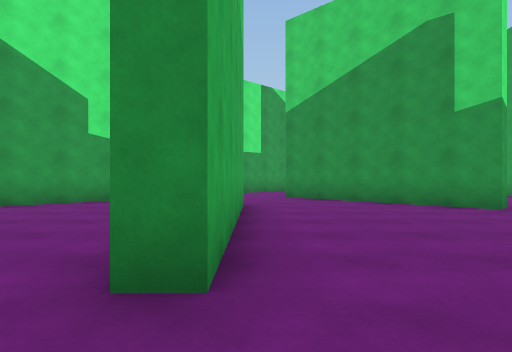
[1] (above)

17 first-person views from a walk through a 3-D level made in the Unity game engine. The camera is 1.2 m above the floor, looks level and sees 75° across. The floor is counted in squares, 2 m on a side. Each view is taken from the middle of a square. On the plan, view 1 faces up. The plan holds only what a view shows up to about 10 squares ahead; the rest is blank. The place goes on beyond the plan. The player character is not drawn.

[2]
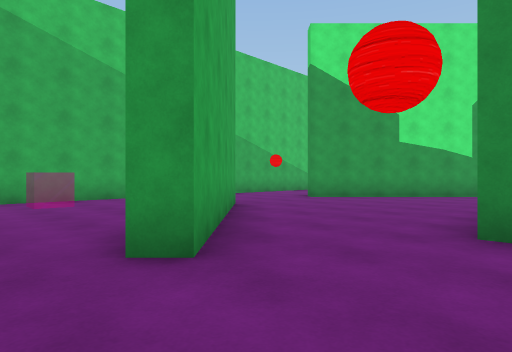

[3]
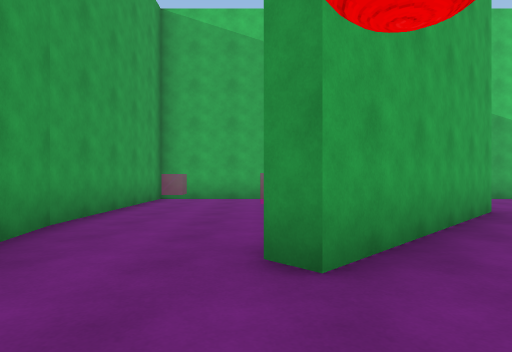

[4]
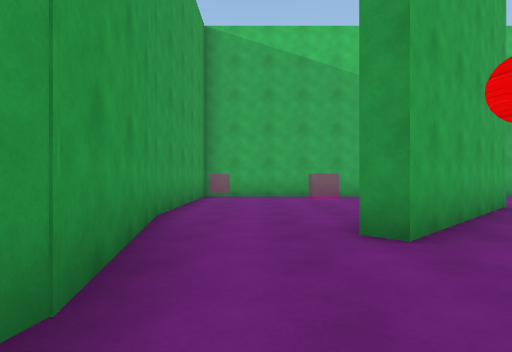

[5]
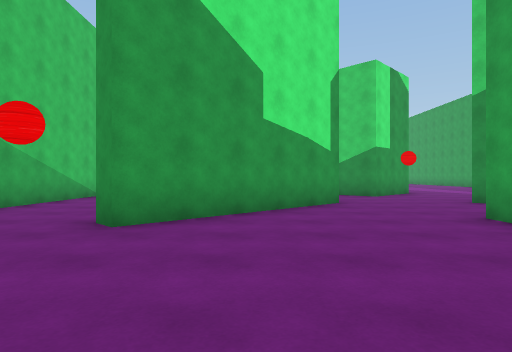

[6]
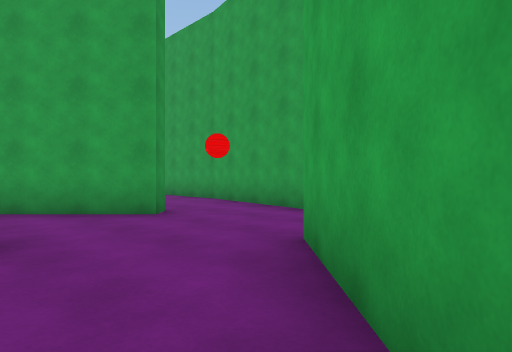

[7]
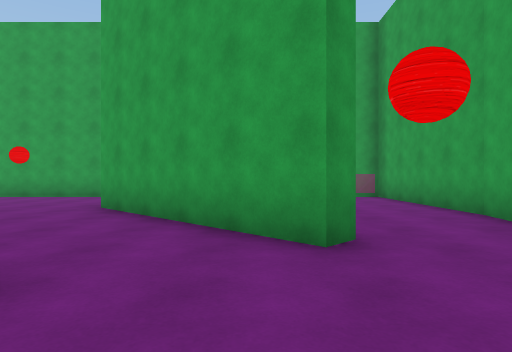

[8]
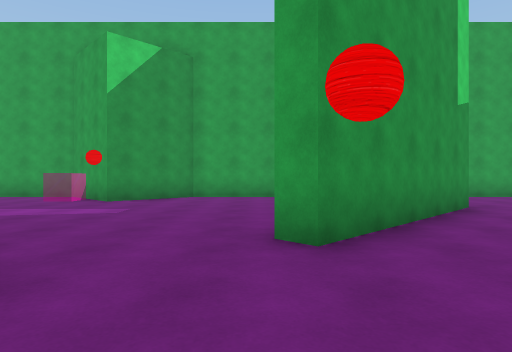

[9]
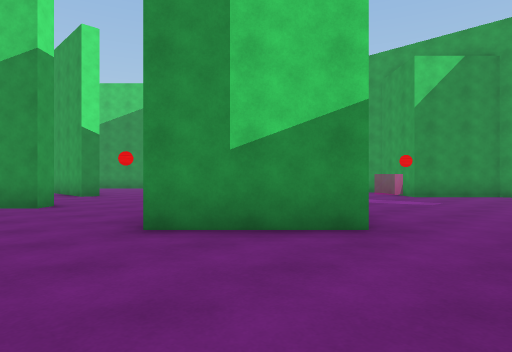

[10]
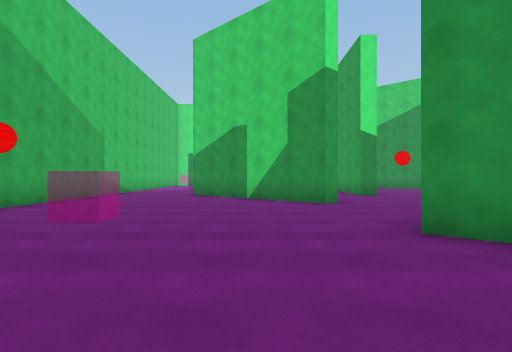

[11]
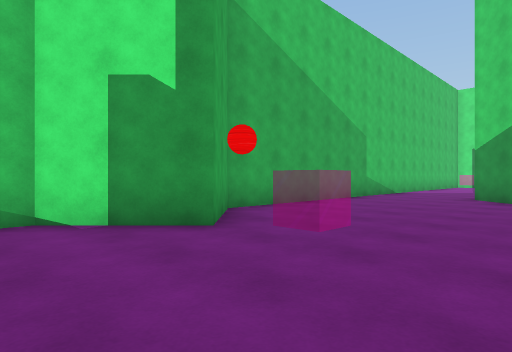

[12]
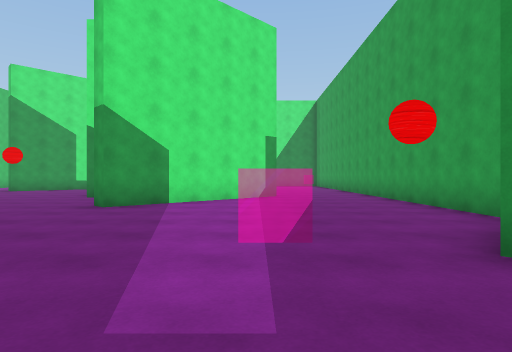

[13]
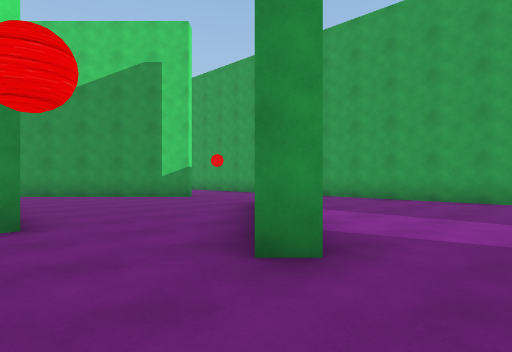

[14]
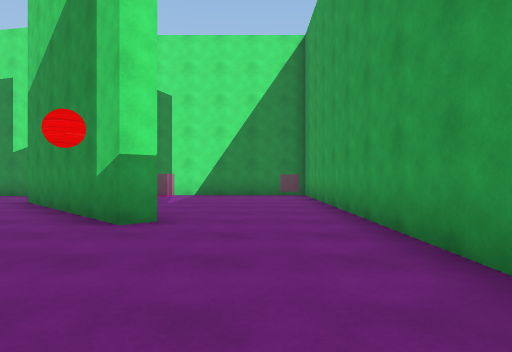

[15]
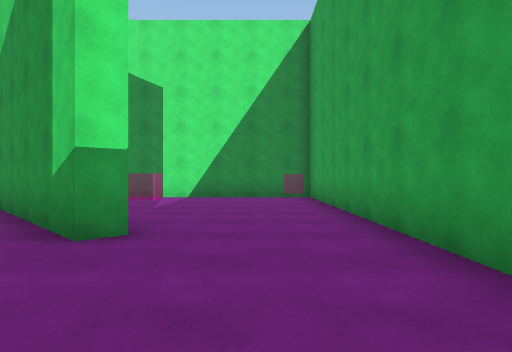

[16]
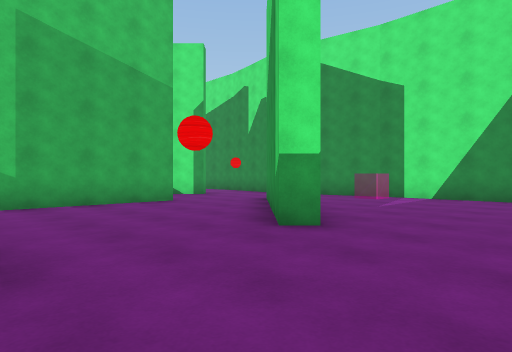

[17]
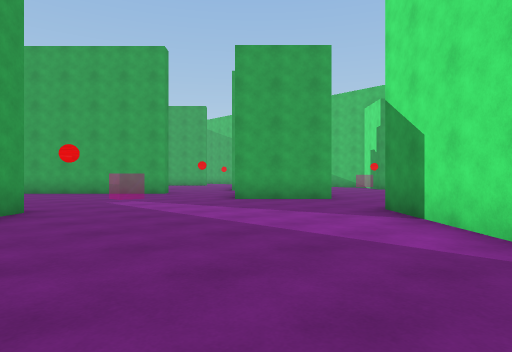

### Floor plan
Key: @ floor where view 1 was taken; # wall or solid block; . floor; = window, fence, low wall or low ledge.
Columns run from 9 left of view 1 to 8 right of it. Each row starts with its distance up from view 1.
 31            #######
 30         #  .....=#
 29         .. ......#
 28          ........#
 27         ..##.=...#
 26         ...##....#
 25         #...##...#
 24         #........#
 23         #........#
 22   ..    #........#
 21  ..#  ..#...##...#
 20 #..## .....##....#
 19 #...##....##.....#
 18 #....##...#......#
 17 #................#
 16 #................#
 15 #.......##.......#
 14 ##.....####.....##
 13 ##.=...####..=.###
 12 #.......##.......#
 11 #................#
 10 #.   ............#
  9 #..  ##...##.....#
  8 #.. ##.....##... #
  7 #..##.......##...#
  6 #..#....#....#...#
  5 #.......#........#
  4   ......#........#
  3    .....#...... .#
  2 #  ##...#...##
  1 #...##.....##
  0 #....##..@##
 -1 #.....#......
 -2 #...............
 -3 #=.....####.....=#
 -4 ########  ########

Positions as (right, up) in squares from view 1, and headings:
1: (0, 0), facing up
2: (0, -2), facing up-left
3: (0, -1), facing left
4: (1, -2), facing left
5: (-4, 2), facing up
6: (-4, 2), facing down-right
7: (-2, 0), facing right
8: (-2, 10), facing right
9: (-4, 10), facing up-right
10: (-4, 10), facing up
11: (-4, 11), facing up-left
12: (4, 11), facing up
13: (-1, 16), facing up-right
14: (6, 20), facing up
15: (6, 21), facing up
16: (7, 21), facing up-left
17: (7, 20), facing down-left
